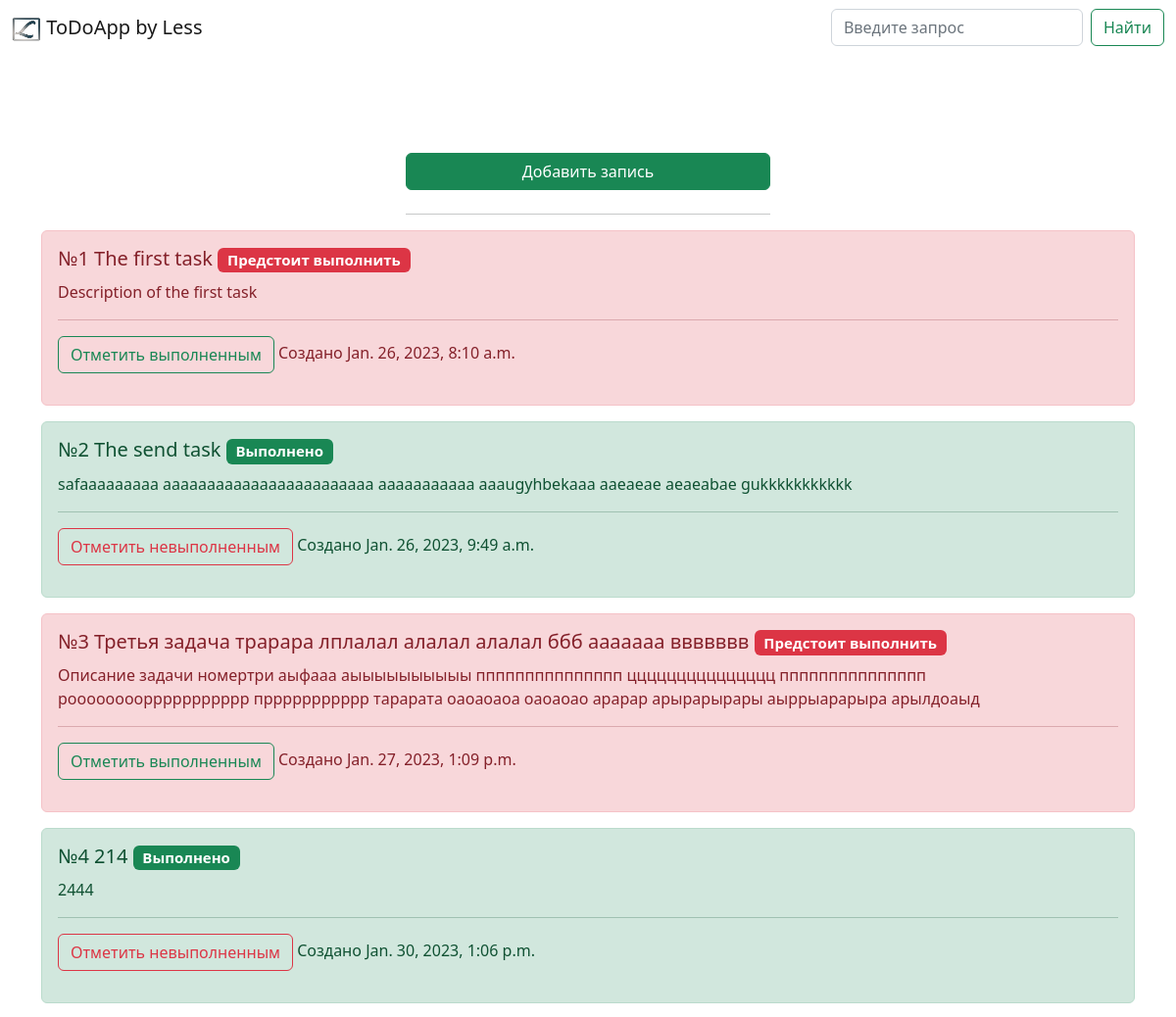
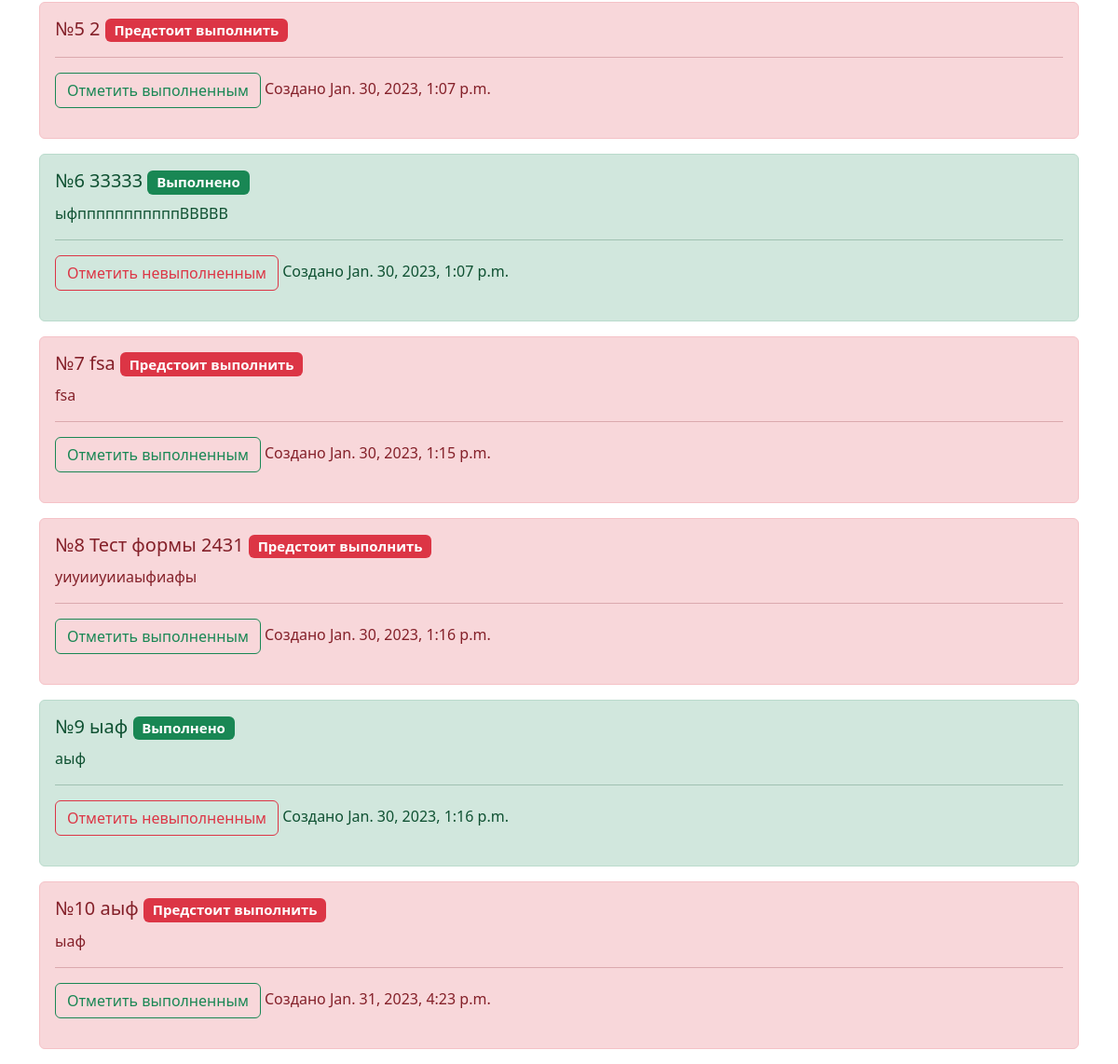
The page / on the database its author committed (2 pictures, top to bottom).
### todoapp/models.py (models this page shows, shortened)
class Task(models.Model):
    title = models.CharField(max_length=255)
    content = models.TextField(blank=True)
    time_create = models.DateTimeField(auto_now_add=True)
    is_done = models.BooleanField(default=False)
    photo = models.ImageField(upload_to='photos/%Y/%m/%d/')
    class Meta:
        verbose_name = 'Задание'
        verbose_name_plural = 'Задания'

### todoapp/views.py (the view)
# urls.py: path('', index, name='index'),
def index(request):
    search = request.GET.get('search', '')
    if search:
        tasks = Task.objects.filter(Q(title__icontains=search) | Q(content__icontains=search))
    else:
        tasks = Task.objects.all()
    return render(request, 'todoapp/index.html', {'tasks': tasks, 'title': 'Главная страница'})

### todoapp/templates/todoapp/index.html (shortened to what this page needs)
{% extends 'todoapp/base.html' %}
{% block content %}
<div class="butt">
    <div class="container">
        <div class="d-grid gap-2 col-4 mx-auto">
            <button type="button" class="btn btn-success"data-bs-toggle="modal" data-bs-target="#staticBackdrop">Добавить запись</button>
            <hr>
            </div>
        </div>
    </div>
<div>
        {% for t in tasks %}
        {% if t.is_done == False %}
            <div class="container">
                <div class="alert alert-danger" role="alert">
                    <h5>№{{ t.id }} {{ t.title }} <span class="badge bg-danger">Предстоит выполнить</span></h5>
                    <span>{{ t.content }}</span>
                    <hr>
                    <p>
                        <a href="{% url 'complete' task_id=t.id %}"><button type="button" class="btn btn-outline-success">Отметить выполненным</button></a>
                        Создано {{ t.time_create }}
                    </p>
                </div>
            </div>
        {% else %}
            <div class="container">
                <div class="alert alert-success" role="alert">
                    <h5>№{{ t.id }} {{ t.title }} <span class="badge bg-success">Выполнено</span></h5>
                    <p>{{ t.content }}</p>
                    <hr>
                    <p>
                        <a href="{% url 'complete' task_id=t.id %}"><button type="button" class="btn btn-outline-danger">Отметить невыполненным</button></a>
                        Создано {{ t.time_create }}
                    </p>
                </div>
            </div>
        {% endif %}
        {% endfor %}
</div>
{% endblock %}

### todoapp/templates/todoapp/base.html (shortened to what this page needs)
{% load static %}
<!DOCTYPE html>
<html>
<head>
    <link rel="stylesheet" href="https://cdn.jsdelivr.net/npm/bootstrap@5.2.3/dist/css/bootstrap.min.css">
    <link rel="stylesheet" href="{% static 'todoapp/css/style.css' %}">
        <nav class="navbar bg-body-tertiary">
      <div class="container-fluid">
        <a href="{% url 'index' %}" class="navbar-brand">
            <img src="{% static 'todoapp/images/logo.png' %}" alt="" width="30" height="24"> ToDoApp by Less
        </a>
        <form class="d-flex" role="search">
          <input class="form-control me-2" type="search" placeholder="Введите запрос" aria-label="Введите запрос" name="search">
          <button class="btn btn-outline-success" type="submit">Найти</button>
        </form>
      </div>
        </nav>
</head>
<body>
    {% block content %}
    {% endblock %}
</body>
</html>

### rows shown on the page
Task: id "1", title "The first task", content "Description of the first task", time_create "Jan. 26, 2023, 8:10 a.m."
Task: id "2", title "The send task", content "safaaaaaaaaa aaaaaaaaaaaaaaaaaaaaaaaa aaaaaaaaaaa aaaugyhbekaaa aaeaeae aeaeabae gukkkkkkkkkkk", time_create "Jan. 26, 2023, 9:49 a.m."
Task: id "3", title "Третья задача трарара лплалал алалал алалал ббб ааааааа ввввввв", content "Описание задачи номертри аыфааа аыыыыыыыыыы ппппппппппппппп ццццццццццццццц ппппппппппппппп рооооооооррррррррррр пррррррррррр тарарата оаоаоаоа оаоаоао арарар арырарырары аыррыарарыра арылдоаыд", time_create "Jan. 27, 2023, 1:09 p.m."
Task: id "4", title "214", content "2444", time_create "Jan. 30, 2023, 1:06 p.m."
Task: id "5", title "2", time_create "Jan. 30, 2023, 1:07 p.m."
Task: id "6", title "33333", content "ыфпппппппппппВВВВВ", time_create "Jan. 30, 2023, 1:07 p.m."
Task: id "7", title "fsa", content "fsa", time_create "Jan. 30, 2023, 1:15 p.m."
Task: id "8", title "Тест формы 2431", content "уиуииуииаыфиафы", time_create "Jan. 30, 2023, 1:16 p.m."
Task: id "9", title "ыаф", content "аыф", time_create "Jan. 30, 2023, 1:16 p.m."
Task: id "10", title "аыф", content "ыаф", time_create "Jan. 31, 2023, 4:23 p.m."
